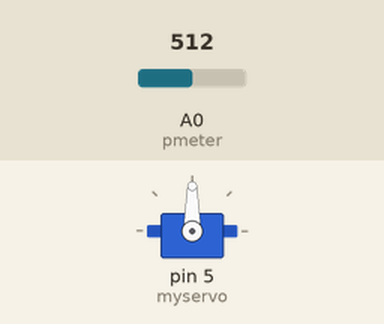
Recording of a sketch running on a simulated Arduino Uno, built with avr-gcc and run on an emulated ATmega328P. On the bench: servo. Inputs (shaded band) come from the test bench; at power-on: A0 (pmeter) = 512. What the sketch prints to the serial monitor is not drawn.

Above: at 1.2 s.
1.3 s: A0 (pmeter) set to 104
At 1.8 s:
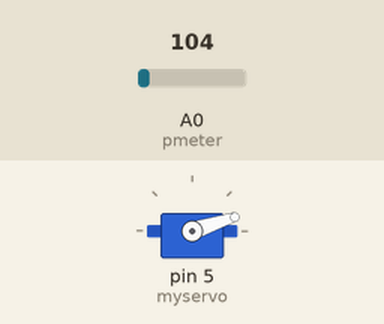
2.8 s: A0 (pmeter) set to 93
At 3.5 s:
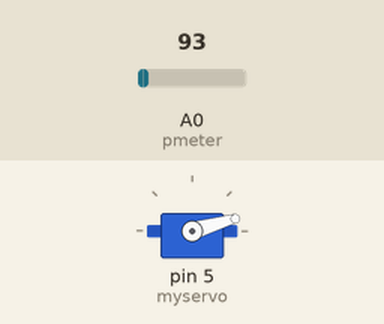
4.5 s: A0 (pmeter) set to 122
At 5.2 s:
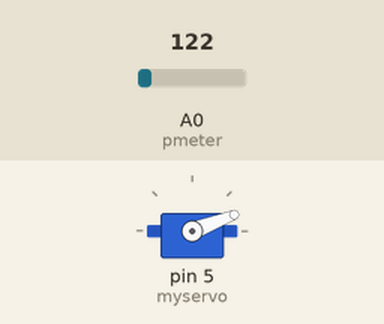
6.0 s: A0 (pmeter) set to 984
At 6.9 s:
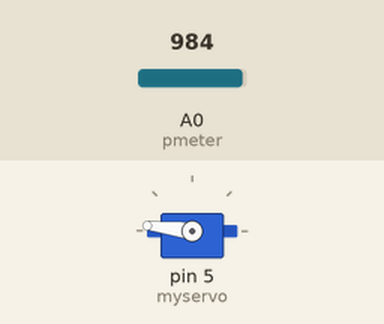
7.5 s: A0 (pmeter) set to 1007
At 8.9 s:
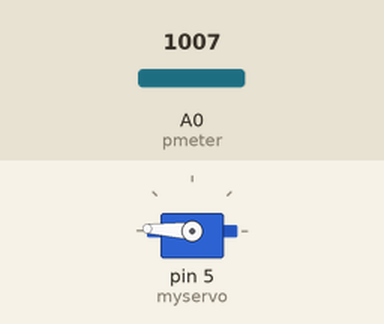
9.3 s: A0 (pmeter) set to 900
At 10.4 s:
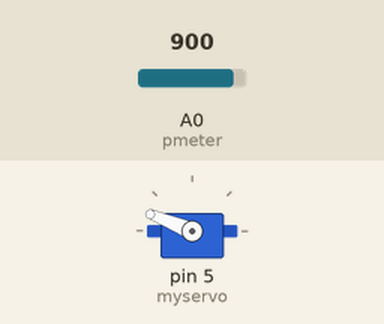
Timing chart, 0 to 11.8 s (numbered marks = the images above; inputs shaded):
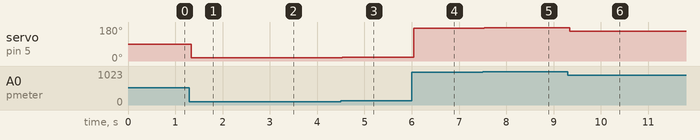

The sketch:

potentiometer_servo.ino
```cpp
#include <Servo.h>
Servo myservo;
int pos = 0;

int pmeter = A0;

int sensorVal = 0;
int outputVal = 0;

void setup() {
  // put your setup code here, to run once:
myservo.attach(5);
Serial.begin(9600);
}

void loop() {
  // put your main code here, to run repeatedly:

sensorVal = analogRead(pmeter);

Serial.print("sensor = ");
Serial.print(sensorVal);
Serial.print("light value = ");
Serial.print(outputVal);

pos = map(sensorVal, 0, 1023, 0, 180);

myservo.write(pos);
delay(2);


}
```

Measured:
- after the input at 1.3 s, servo on pin 5 (myservo): 90° → 18° at once
- after the input at 2.8 s, servo on pin 5 (myservo): 18° → 16° after 0.05 s
- after the input at 4.5 s, servo on pin 5 (myservo): 16° → 21° at once
- after the input at 6.0 s, servo on pin 5 (myservo): 21° → 173° after 0.05 s
- after the input at 7.5 s, servo on pin 5 (myservo): 173° → 177° at once
- after the input at 9.3 s, servo on pin 5 (myservo): 177° → 158° at once
